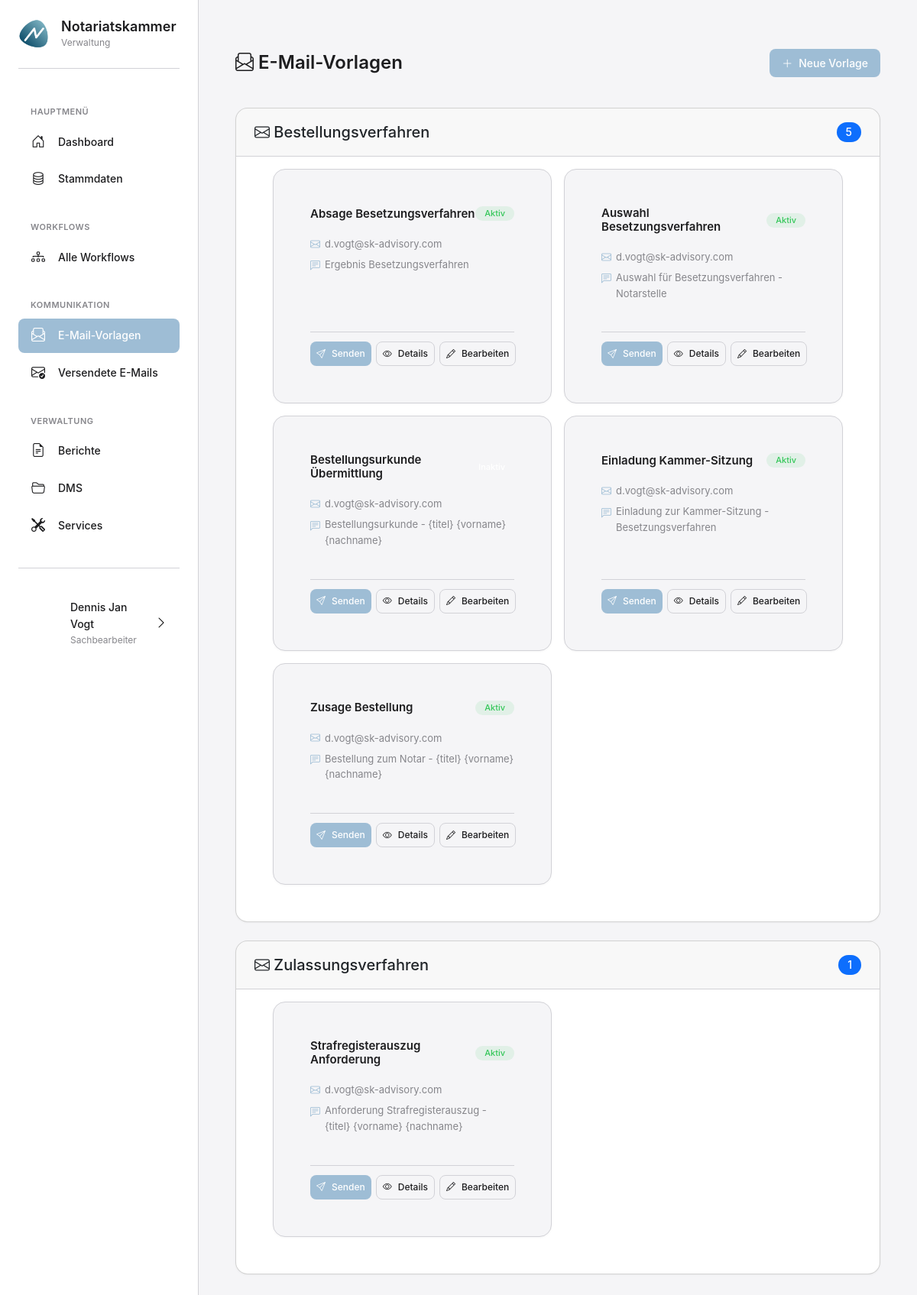
Page /emails/vorlagen/ (signed in) on the committed database.
### apps/benutzer/models.py (models this page shows, shortened)
class KammerBenutzer(AbstractUser):
    ROLLEN = [
        ('admin', 'Administrator'),
        ('sachbearbeiter', 'Sachbearbeiter'),
        ('leitung', 'Leitung'),
    ]
    rolle = models.CharField(
        max_length=20,
        choices=ROLLEN,
        default='sachbearbeiter',
        verbose_name='Rolle'
    )
    abteilung = models.CharField(
        max_length=100,
        blank=True,
        verbose_name='Abteilung',
        help_text='z.B. "Zulassungen", "Aufsicht", "Allgemein"'
    )
    telefon = models.CharField(
        max_length=50,
        blank=True,
        verbose_name='Telefon'
    )
    profilbild = models.ImageField(
        upload_to='profilbilder/',
        blank=True,
        null=True,
        verbose_name='Profilbild',
        help_text='Profilbild des Benutzers'
    )
    class Meta:
        verbose_name = 'Kammermitarbeiter'
        verbose_name_plural = 'Kammermitarbeiter'
        ordering = ['last_name', 'first_name']

### apps/emails/models.py (models this page shows, shortened)
class EmailVorlage(models.Model):
    KATEGORIE_CHOICES = [
        ('strafregister', 'Strafregisterauszug'),
        ('bestellung', 'Bestellungsverfahren'),
        ('zulassung', 'Zulassungsverfahren'),
        ('aufsicht', 'Aufsichtsangelegenheiten'),
        ('allgemein', 'Allgemein'),
        ('sonstiges', 'Sonstiges'),
    ]
    name = models.CharField(
        max_length=200,
        verbose_name='Name der Vorlage',
        help_text='z.B. "Anfrage Strafregisterauszug"'
    )
    workflow_typ = models.ForeignKey(
        'workflows.WorkflowTyp',
        on_delete=models.SET_NULL,
        null=True,
        blank=True,
        related_name='email_vorlagen',
        verbose_name='Workflow-Typ',
        help_text='Zuordnung zu einem Workflow (leer = Allgemeine Vorlage)'
    )
    kategorie = models.CharField(
        max_length=50,
        choices=KATEGORIE_CHOICES,
        default='allgemein',
        verbose_name='Kategorie'
    )
    betreff = models.CharField(
        max_length=200,
        verbose_name='E-Mail-Betreff'
    )
    nachricht = models.TextField(
        verbose_name='E-Mail-Text',
        help_text='Platzhalter: {vorname}, {nachname}, {titel}, {notar_id}, {anwaerter_id}, {notarstelle}'
    )
    standard_empfaenger = models.EmailField(
        verbose_name='Standard-Empfänger',
        help_text='Standard-E-Mail-Adresse, an die diese Vorlage gesendet wird'
    )
    cc_empfaenger = models.CharField(
        max_length=500,
        blank=True,
        verbose_name='CC-Empfänger',
        help_text='Mehrere E-Mail-Adressen mit Komma trennen'
    )
    ist_aktiv = models.BooleanField(
        default=True,
        verbose_name='Aktiv'
    )
    standard_anhaenge = models.ManyToManyField(
        'services.Dokument',
        blank=True,
        related_name='email_vorlagen',
        verbose_name='Standard-Anhänge',
        help_text='Dokumente die standardmäßig angehängt werden'
    )
    erstellt_am = models.DateTimeField(auto_now_add=True)
    aktualisiert_am = models.DateTimeField(auto_now=True)
    class Meta:
        verbose_name = 'E-Mail-Vorlage'
        verbose_name_plural = 'E-Mail-Vorlagen'
        ordering = ['kategorie', 'name']

### apps/emails/views.py (the view)
# urls.py: path('vorlagen/', views.vorlagen_liste_view, name='vorlagen_liste'),
@login_required
def vorlagen_liste_view(request):
    vorlagen = EmailVorlage.objects.select_related('workflow_typ').order_by('kategorie', 'name')
    context = {
        'vorlagen': vorlagen,
    }
    return render(request, 'emails/vorlagen_liste.html', context)

### templates/emails/vorlagen_liste.html (shortened to what this page needs)
{% extends 'base_modern.html' %}
{% load static %}
{% block content %}
<div style="display: flex; align-items: center; justify-content: space-between; padding: 16px 0; margin-bottom: 24px;">
    <div>
        <h1 style="font-size: 24px; font-weight: 600; margin: 0;">
            <i class="bi bi-envelope-paper"></i> E-Mail-Vorlagen
        </h1>
    </div>
    <div>
        <a href="{% url 'vorlage_erstellen' %}" class="btn btn-primary" style="padding: 8px 16px;">
            <i class="bi bi-plus-lg"></i>
            Neue Vorlage
        </a>
    </div>
</div>
{% regroup vorlagen by kategorie as vorlagen_kategorien %}
{% for kategorie_gruppe in vorlagen_kategorien %}
<div class="card" style="margin-bottom: var(--spacing-lg);">
    <div class="card-header" style="padding: 18px 24px; margin: calc(-1 * var(--spacing-xl)) calc(-1 * var(--spacing-xl)) 0 calc(-1 * var(--spacing-xl)); border-radius: var(--radius-lg) var(--radius-lg) 0 0; display: flex; justify-content: space-between; align-items: center;">
        <h5 class="mb-0">
            <i class="bi bi-envelope"></i> {{ kategorie_gruppe.list.0.get_kategorie_display }}
        </h5>
        <div style="display: flex; gap: 12px; align-items: center;">
            <span class="badge bg-primary" style="font-size: 14px; padding: 6px 12px;">{{ kategorie_gruppe.list|length }}</span>
        </div>
    </div>
    <div class="card-body" style="margin: 0 calc(-1 * var(--spacing-xl));">
        <div style="padding: 0 var(--spacing-xl);">
        <div style="display: grid; grid-template-columns: repeat(auto-fill, minmax(350px, 1fr)); gap: var(--spacing-md);">
            {% for vorlage in kategorie_gruppe.list %}
            <div class="card" style="background: var(--bg-primary); border: 1px solid var(--border-color); display: flex; flex-direction: column; height: 100%; transition: all 0.2s;">
                <div class="card-body" style="display: flex; flex-direction: column; padding: 16px; height: 100%;">
                    <div style="margin-bottom: 12px;">
                        <div style="display: flex; justify-content: space-between; align-items: center; margin-bottom: 8px;">
                            <h3 style="font-size: 15px; font-weight: 600; margin: 0; color: var(--text-primary);">
                                {{ vorlage.name }}
                            </h3>
                            {% if vorlage.ist_aktiv %}
                            <span class="badge badge-success" style="font-size: 11px;">Aktiv</span>
                            {% else %}
                            <span class="badge badge-secondary" style="font-size: 11px;">Inaktiv</span>
                            {% endif %}
                        </div>
                    </div>
                    <div style="flex: 1; font-size: 13px; color: var(--text-secondary); line-height: 1.6;">
                        <div style="margin-bottom: 6px; display: flex; align-items: center; gap: 6px;">
                            <i class="bi bi-envelope" style="color: var(--primary-color);"></i>
                            <span>{{ vorlage.standard_empfaenger }}</span>
                        </div>
                        <div style="display: flex; align-items: start; gap: 6px;">
                            <i class="bi bi-chat-left-text" style="color: var(--primary-color); margin-top: 2px;"></i>
                            <span style="flex: 1;">{{ vorlage.betreff }}</span>
                        </div>
                    </div>
                    <div style="margin-top: 16px; padding-top: 12px; border-top: 1px solid var(--border-color); display: grid; grid-template-columns: 1fr 1fr 1fr; gap: 6px;">
                        <a href="{% url 'email_vorbereiten' vorlage.id %}" class="btn btn-primary btn-sm" style="font-size: 12px; padding: 6px 8px;">
                            <i class="bi bi-send"></i> Senden
                        </a>
                        <a href="{% url 'vorlage_detail' vorlage.id %}" class="btn btn-secondary btn-sm" style="font-size: 12px; padding: 6px 8px;">
                            <i class="bi bi-eye"></i> Details
                        </a>
                        <a href="{% url 'vorlage_bearbeiten' vorlage.id %}" class="btn btn-secondary btn-sm" style="font-size: 12px; padding: 6px 8px;">
                            <i class="bi bi-pencil"></i> Bearbeiten
                        </a>
                    </div>
                </div>
            </div>
            {% endfor %}
        </div>
        </div>
    </div>
</div>
{% endfor %}
{% endblock %}

### templates/base_modern.html (shortened to what this page needs)
{% load static %}
<!DOCTYPE html>
<html lang="de">
<head>
    <link href="https://cdn.jsdelivr.net/npm/bootstrap@5.3.0/dist/css/bootstrap.min.css" rel="stylesheet">
    <link rel="stylesheet" href="https://cdn.jsdelivr.net/npm/bootstrap-icons@1.11.3/font/bootstrap-icons.min.css">
    <link rel="stylesheet" href="{% static 'css/modern-style.css' %}">
</head>
<body>
    <aside class="sidebar">
        <a href="{% url 'dashboard' %}" class="sidebar-logo" style="text-decoration: none; color: inherit; cursor: pointer;">
            <div class="sidebar-logo-icon">
                <img src="{% static 'images/logo.png' %}" alt="Notariatskammer Logo" style="width: 100%; height: 100%; object-fit: contain;">
            </div>
            <div class="sidebar-logo-text">
                <h1>Notariatskammer</h1>
                <p>Verwaltung</p>
            </div>
        </a>
        <nav class="sidebar-nav">
            <div class="sidebar-nav-section">
                <div class="sidebar-nav-section-title">Hauptmenü</div>
                <ul>
                    <li class="sidebar-nav-item">
                        <a href="{% url 'dashboard' %}" class="sidebar-nav-link {% if request.resolver_match.url_name == 'dashboard' %}active{% endif %}">
                            <i class="bi bi-house-door"></i>
                            <span>Dashboard</span>
                        </a>
                    </li>
                    <li class="sidebar-nav-item">
                        <button type="button" class="sidebar-nav-link {% if 'stammdaten' in request.path %}active{% endif %}" onclick="openStammdatenModal()">
                            <i class="bi bi-database"></i>
                            <span>Stammdaten</span>
                        </button>
                    </li>
                </ul>
            </div>
            <div class="sidebar-nav-section">
                <div class="sidebar-nav-section-title">Workflows</div>
                <ul>
                    <li class="sidebar-nav-item">
                        <a href="{% url 'workflow_liste' %}" class="sidebar-nav-link {% if 'workflows' in request.path and 'workflow_liste' in request.resolver_match.url_name %}active{% endif %}">
                            <i class="bi bi-diagram-3"></i>
                            <span>Alle Workflows</span>
                        </a>
                    </li>
                </ul>
            </div>
            <div class="sidebar-nav-section">
                <div class="sidebar-nav-section-title">Kommunikation</div>
                <ul>
                    <li class="sidebar-nav-item">
                        <a href="{% url 'vorlagen_liste' %}" class="sidebar-nav-link {% if 'vorlagen' in request.path %}active{% endif %}">
                            <i class="bi bi-envelope-paper"></i>
                            <span>E-Mail-Vorlagen</span>
                        </a>
                    </li>
                    <li class="sidebar-nav-item">
                        <a href="{% url 'gesendete_emails' %}" class="sidebar-nav-link {% if 'gesendete_emails' in request.resolver_match.url_name %}active{% endif %}">
                            <i class="bi bi-envelope-check"></i>
                            <span>Versendete E-Mails</span>
                        </a>
                    </li>
                </ul>
            </div>
            <div class="sidebar-nav-section">
                <div class="sidebar-nav-section-title">Verwaltung</div>
                <ul>
                    <li class="sidebar-nav-item">
                        <a href="{% url 'berichte_uebersicht' %}" class="sidebar-nav-link {% if 'berichte' in request.path %}active{% endif %}">
                            <i class="bi bi-file-earmark-text"></i>
                            <span>Berichte</span>
                        </a>
                    </li>
                    <li class="sidebar-nav-item">
                        <a href="/dms/" class="sidebar-nav-link {% if 'dms' in request.path %}active{% endif %}">
                            <i class="bi bi-folder2-open"></i>
                            <span>DMS</span>
                        </a>
                    </li>
                    <li class="sidebar-nav-item">
                        <a href="{% url 'service_katalog' %}" class="sidebar-nav-link {% if 'services' in request.path %}active{% endif %}">
                            <i class="bi bi-tools"></i>
                            <span>Services</span>
                        </a>
                    </li>
                </ul>
            </div>
        </nav>
        <div class="user-menu">
            <button class="user-menu-button" type="button" onclick="toggleUserProfileMenu(event)">
                <div class="user-avatar" {% if user.profilbild %}style="background-image: url('{{ user.profilbild.url }}'); background-size: cover; background-position: center; font-size: 0;"{% endif %}>
                </div>
                <div class="user-info">
                    <div class="user-name">{{ user.get_full_name|default:user.username }}</div>
                    <div class="user-role">{{ user.get_rolle_display|default:"Benutzer" }}</div>
                </div>
                <i class="bi bi-chevron-right"></i>
            </button>
        </div>
    </aside>
    <main class="main-content">
        {% block content %}{% endblock %}
    </main>
</body>
</html>

### rows in the picture
KammerBenutzer: get_full_name "Dennis Jan Vogt", rolle "Sachbearbeiter"
EmailVorlage: list.0.kategorie "Bestellungsverfahren", name "Absage Besetzungsverfahren", ist_aktiv "Aktiv", standard_empfaenger "d.vogt@sk-advisory.com", betreff "Ergebnis Besetzungsverfahren"
EmailVorlage: name "Auswahl Besetzungsverfahren", ist_aktiv "Aktiv", standard_empfaenger "d.vogt@sk-advisory.com", betreff "Auswahl für Besetzungsverfahren - Notarstelle"
EmailVorlage: name "Bestellungsurkunde Übermittlung", standard_empfaenger "d.vogt@sk-advisory.com", betreff "Bestellungsurkunde - {titel} {vorname} {nachname}"
EmailVorlage: name "Einladung Kammer-Sitzung", ist_aktiv "Aktiv", standard_empfaenger "d.vogt@sk-advisory.com", betreff "Einladung zur Kammer-Sitzung - Besetzungsverfahren"
EmailVorlage: name "Zusage Bestellung", ist_aktiv "Aktiv", standard_empfaenger "d.vogt@sk-advisory.com", betreff "Bestellung zum Notar - {titel} {vorname} {nachname}"
EmailVorlage: list.0.kategorie "Zulassungsverfahren", name "Strafregisterauszug Anforderung", ist_aktiv "Aktiv", standard_empfaenger "d.vogt@sk-advisory.com", betreff "Anforderung Strafregisterauszug - {titel} {vorname} {nachname}"

### other values in the picture
{{ kategorie_gruppe.list|length }} "5" "1"
